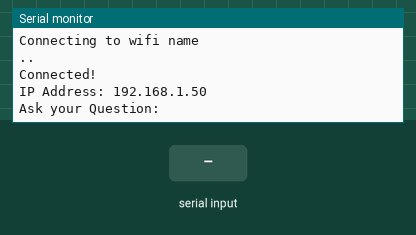
A sketch run on a simulated ESP8266 (NodeMCU). Parts: the last lines printed to the serial monitor. The test bench sets the inputs (shaded band). WiFi joins after 1.5 s; servers stay silent unless stated; uploads are accepted with an empty reply.

Above: at 6.2 s.
6.3 s: "1" received over Serial
At 6.46 s:
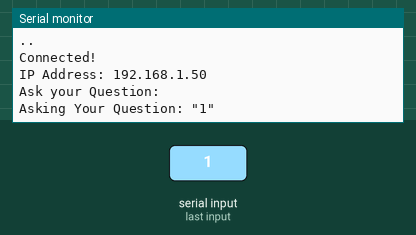
8.0 s: "0" received over Serial
At 9.2 s:
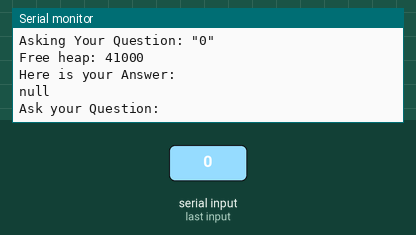
9.5 s: "2" received over Serial
At 9.66 s:
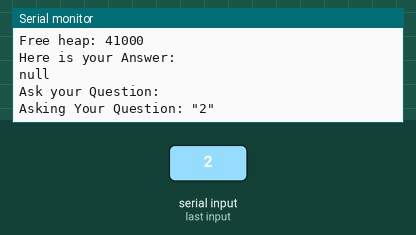

Measured:
- after the input at 6.3 s, the serial monitor: prints a new line at once (image 1)
- after the input at 8.0 s, the serial monitor: prints a new line at once (image 2)
- after the input at 9.5 s, the serial monitor: prints a new line at once (image 3)

The sketch:

gemini.ino
```cpp
#include <ESP8266WiFi.h>
#include <WiFiClientSecure.h>
#include <ESP8266HTTPClient.h>
#include <ArduinoJson.h>

const char* ssid = "wifi name";
const char* password = "password";
const char* Gemini_Token = "API Key";
const char* Gemini_Max_Tokens = "100";
String res = "";

WiFiClientSecure client;

void setup() {
  delay(3000);
  Serial.begin(115200);
  WiFi.mode(WIFI_STA);
  WiFi.disconnect();

  while (!Serial);

  WiFi.begin(ssid, password);
  Serial.print("Connecting to ");
  Serial.println(ssid);
  while (WiFi.status() != WL_CONNECTED) {
    delay(1000);
    Serial.print(".");
  }
  Serial.println("\nConnected!");
  Serial.print("IP Address: ");
  Serial.println(WiFi.localIP());

  client.setInsecure();  // Insecure SSL
}

void loop() {
  Serial.println("\nAsk your Question:");
  while (!Serial.available()) delay(1);

  res = "";  // Reset res
  while (Serial.available()) {
    char add = Serial.read();
    res += add;
    yield();
  }

  res.trim();
  res = "\"" + res + "\"";

  Serial.println("\nAsking Your Question: " + res);

  HTTPClient https;

  if (https.begin(client, "https://generativelanguage.googleapis.com/v1beta/models/gemini-1.5-flash:generateContent?key=" + String(Gemini_Token))) {
    https.addHeader("Content-Type", "application/json");

    String payload = "{\"contents\": [{\"parts\":[{\"text\":" + res + "}]}],\"generationConfig\": {\"maxOutputTokens\": " + String(Gemini_Max_Tokens) + "}}";

    int httpCode = https.POST(payload);

    if (httpCode == HTTP_CODE_OK) {
      String response = https.getString();

      DynamicJsonDocument doc(5120);
      Serial.print("Free heap: ");
      Serial.println(ESP.getFreeHeap());

      deserializeJson(doc, response);

      String Answer = doc["candidates"][0]["content"]["parts"][0]["text"];
      Answer.trim();

      // Filter special characters
      String filteredAnswer = "";
      for (size_t i = 0; i < Answer.length(); i++) {
        char c = Answer[i];
        if (isalnum(c) || isspace(c)) {
          filteredAnswer += c;
        } else {
          filteredAnswer += ' ';
        }
      }

      Answer = filteredAnswer;

      Serial.println("\nHere is your Answer:\n");
      Serial.println(Answer);

    } else {
      Serial.printf("[HTTPS] POST failed, error: %s\n", https.errorToString(httpCode).c_str());
    }

    https.end();
  } else {
    Serial.println("[HTTPS] Unable to connect");
  }

  res = "";
}
```
